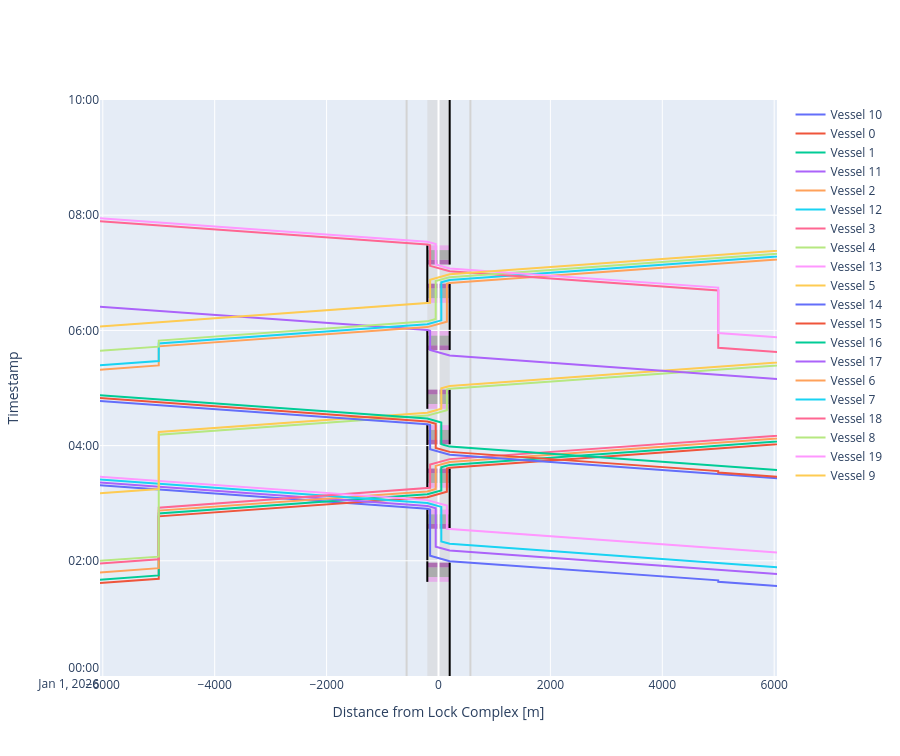

The notebook cell this image was saved under:
### Markdown cell above
##### Time-distance diagram of vessels passing the lock and planning info
Luckily, the time-distance diagram shows the behaviour of the vessels in a more comprehensible manner. Waiting times emerge.

### Code cell
def cm_to_pixels(cm):
    return cm * 37.8 # Set figure height to 10 cmfig.update_layout(height=cm_to_pixels(10))

# We can plot the time-distance diagram
fig = lock_chamber.plot(xlimmin = -6050, 
                        xlimmax = 6050,
                        ylimmin = pd.Timestamp('2026-01-01 00:00:00'),
                        ylimmax = pd.Timestamp('2026-01-01 10:00:00'),
                        method='Plotly',
                        boundary_nodes = ['-1','+1'])

fig.update_layout(height=cm_to_pixels(20))
